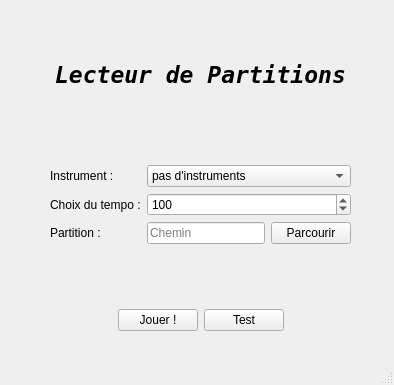
<?xml version="1.0" encoding="UTF-8"?>
<ui version="4.0">
 <class>MainWindow</class>
 <widget class="QMainWindow" name="MainWindow">
  <property name="geometry">
   <rect>
    <x>0</x>
    <y>0</y>
    <width>394</width>
    <height>385</height>
   </rect>
  </property>
  <property name="windowTitle">
   <string>MusicReader</string>
  </property>
  <property name="locale">
   <locale language="French" country="France"/>
  </property>
  <widget class="QWidget" name="centralwidget">
   <widget class="QWidget" name="verticalLayoutWidget">
    <property name="geometry">
     <rect>
      <x>30</x>
      <y>0</y>
      <width>341</width>
      <height>331</height>
     </rect>
    </property>
    <layout class="QVBoxLayout" name="verticalLayout">
     <item>
      <widget class="QLabel" name="title">
       <property name="font">
        <font>
         <family>NSimSun</family>
         <pointsize>17</pointsize>
         <weight>75</weight>
         <italic>true</italic>
         <bold>true</bold>
        </font>
       </property>
       <property name="text">
        <string>Lecteur de Partitions</string>
       </property>
       <property name="alignment">
        <set>Qt::AlignCenter</set>
       </property>
      </widget>
     </item>
     <item>
      <layout class="QFormLayout" name="formLayout">
       <property name="leftMargin">
        <number>20</number>
       </property>
       <property name="topMargin">
        <number>10</number>
       </property>
       <property name="rightMargin">
        <number>20</number>
       </property>
       <property name="bottomMargin">
        <number>10</number>
       </property>
       <item row="0" column="0">
        <widget class="QLabel" name="instrumentLbl">
         <property name="text">
          <string>Instrument :</string>
         </property>
        </widget>
       </item>
       <item row="0" column="1">
        <widget class="QComboBox" name="instrumentBox">
         <item>
          <property name="text">
           <string>pas d'instruments</string>
          </property>
         </item>
        </widget>
       </item>
       <item row="1" column="0">
        <widget class="QLabel" name="tempoLbl">
         <property name="text">
          <string>Choix du tempo :</string>
         </property>
        </widget>
       </item>
       <item row="1" column="1">
        <widget class="QSpinBox" name="tempoBox">
         <property name="minimum">
          <number>60</number>
         </property>
         <property name="maximum">
          <number>200</number>
         </property>
         <property name="value">
          <number>100</number>
         </property>
        </widget>
       </item>
       <item row="2" column="0">
        <widget class="QLabel" name="pathLbl">
         <property name="text">
          <string>Partition :</string>
         </property>
        </widget>
       </item>
       <item row="2" column="1">
        <layout class="QHBoxLayout" name="horizontalLayout">
         <item>
          <widget class="QLineEdit" name="pathEdit">
           <property name="placeholderText">
            <string>Chemin</string>
           </property>
          </widget>
         </item>
         <item>
          <widget class="QPushButton" name="browseBtn">
           <property name="text">
            <string>Parcourir</string>
           </property>
          </widget>
         </item>
        </layout>
       </item>
      </layout>
     </item>
     <item>
      <layout class="QHBoxLayout" name="horizontalLayout_2">
       <item>
        <spacer name="horizontalSpacer_2">
         <property name="orientation">
          <enum>Qt::Horizontal</enum>
         </property>
         <property name="sizeHint" stdset="0">
          <size>
           <width>40</width>
           <height>20</height>
          </size>
         </property>
        </spacer>
       </item>
       <item>
        <widget class="QPushButton" name="playBtn">
         <property name="text">
          <string>Jouer !</string>
         </property>
        </widget>
       </item>
       <item>
        <widget class="QPushButton" name="TestBtn">
         <property name="enabled">
          <bool>true</bool>
         </property>
         <property name="text">
          <string>Test</string>
         </property>
        </widget>
       </item>
       <item>
        <spacer name="horizontalSpacer">
         <property name="orientation">
          <enum>Qt::Horizontal</enum>
         </property>
         <property name="sizeHint" stdset="0">
          <size>
           <width>40</width>
           <height>20</height>
          </size>
         </property>
        </spacer>
       </item>
      </layout>
     </item>
    </layout>
   </widget>
  </widget>
  <widget class="QMenuBar" name="menubar">
   <property name="geometry">
    <rect>
     <x>0</x>
     <y>0</y>
     <width>394</width>
     <height>23</height>
    </rect>
   </property>
  </widget>
  <widget class="QStatusBar" name="statusbar"/>
 </widget>
 <resources/>
 <connections/>
</ui>
